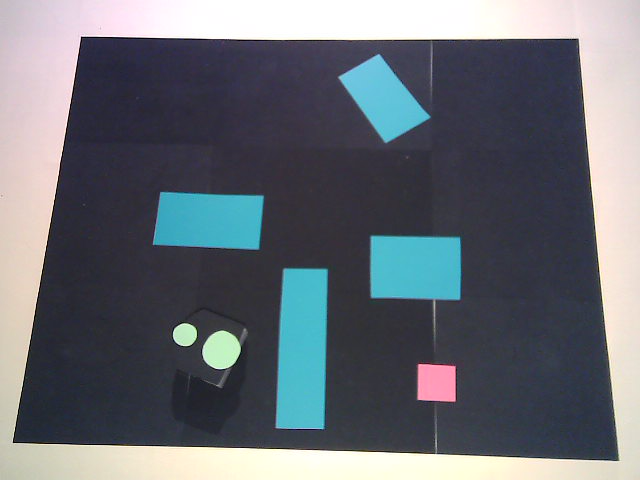
#> input picture img_presentation/Calibration_1012_1.png, 640 x 480 px; the run also reads 1 picture not shown here
$ jupyter execute --allow-errors main.ipynb
#> lines starting #> are read from the running program, lines starting #| are printed output that depends on the picture; after the words box and inside, x2 and y2 are one past the last pixel; in counts of white or black regions, pixels touching at a corner belong together
### function/vision.py
import cv2
import numpy as np
import math as m

# CONSTANT INIT

MAP_WIDTH = 1070 # mm
THYMIO_WIDTH = 110 # mm
global pix_per_mm # ratio between pixel and mm

# Lower and Higher range value of color for filter

RED_L= np.array([133,50,130])
RED_H = np.array([179,255,255])

GREEN_L = np.array([0, 0, 140],np.uint8)
GREEN_H = np.array([90, 90, 255],np.uint8)

BLUE_L = np.array([0, 90, 120],np.uint8)
BLUE_H = np.array([110, 255, 255],np.uint8)

YELLOW_L = np.array([0, 0, 158],np.uint8)
YELLOW_H = np.array([179, 240, 255],np.uint8)


# [315 lines left out: functions colorFilter, mapTransform, mm2pixRatio, rescale_borders, findThymio, findGoal and 3 more, not called in this run]

### function/visualisation.py
import cv2
import numpy as np
import math


# [36 lines left out: functions visualisation, visuDuringRun, not called in this run]


### function/MotionControl.py
#%%
import numpy as np
import math
import matplotlib.pyplot as plt

class MotionControl:
    # [126 lines left out: functions __init__, update_angle_error, PID, plant, not called in this run]


# [43 lines that do not run on import are left out]

# %%

### function/main.py
################################## IMPORTS #########################################
#%% basic computation library
import cv2
import numpy as np
import math


# package for threading
import time
import threading
from threading import Timer

# Created files
#import Thymio
import MotionControl
import vision
import filtering
import Global_Navigation
import LocalNavigation
import visualisation

# package for thymio
from tdmclient import ClientAsync, aw


########################### SET GLOBAL VARIABLES ################################
# Golbal variables (varaibles that must be shared btwn threads)
global PROX_SENSOR, ODOMETRY, OBSTACLE

# Global constants
THYMIO_RADIUS = 47 # in [mm]
THYMIO_SPEED_CONVERTION = 0.3175373
# Camera number and bool for thread
CAMERA = 2

# &&&&&&&&&&&&&&&&&&&&&&&&&&&&&&&&&&&&&&&&&&&&&&&&&&&&&&&&&&&&&&&&&&&&&&&&&&&&&&&&&&&
"""
CREATE THE THYMIO CLASS THAT WILL BE USED IN THREADS, IN ORDER NOT TO HAVE A
GLOBAL VARIABLE NODE
"""


class thymio():
    def __init__(self) -> None:
        self.client = ClientAsync()
        self.node = aw(self.client.wait_for_node())
        aw(self.node.lock())

    # [4 lines left out: function set_speed, not called in this run]

    def get_speed(self) -> tuple:
        return [self.node["motor.left.speed"], self.node["motor.right.speed"]]

    def get_sensor(self) -> list:
        return list(self.node["prox.horizontal"])
# CREATE THE THYMIO object
thymio = thymio()
#%%
locNav = LocalNavigation.LocalNavigation()
# &&&&&&&&&&&&&&&&&&&&&&&&&&&&&&&&&&&&&&&&&&&&&&&&&&&&&&&&&&&&&&&&&&&&&&&&&&&&&&&&&&&
"""         _                           _
           | |                         | |
   ___   __| | ___  _ __ ___   ___ _ __| |_ _   _
  / _ \ / _` |/ _ \| '_ ` _ \ / _ \ '__| __| | | |
 | (_) | (_| | (_) | | | | | |  __/ |  | |_| |_| |
  \___/ \__,_|\___/|_| |_| |_|\___|_|   \__|\__, |
                                             __/ |
                                            |___/
"""
lock_ODOMETRY = threading.Lock()
# [44 lines left out: function thread_update_odometry, not called in this run]


# &&&&&&&&&&&&&&&&&&&&&&&&&&&&&&&&&&&&&&&&&&&&&&&&&&&&&&&&&&&&&&&&&&&&&&&&&&
"""
  ___  ___ _ __  ___  ___  _ __
 / __|/ _ \ '_ \/ __|/ _ \| '__|
 \__ \  __/ | | \__ \ (_) | |
 |___/\___|_| |_|___/\___/|_|
"""

lock_PROX_SENSOR = threading.Lock()
lock_OBSTACLE = threading.Lock()
PROX_SENSOR = [0, 0, 0, 0, 0, 0, 0]
OBSTACLE = False
# [24 lines left out: function thread_get_sensor, not called in this run]


# &&&&&&&&&&&&&&&&&&&&&&&&&&&&&&&&&&&&&&&&&&&&&&&&&&&&&&&&&&&&&&&&&&&&&&&&&

"""
                  _         _
                 (_)       | |
  _ __ ___   __ _ _ _ __   | | ___   ___  _ __
 | '_ ` _ \ / _` | | '_ \  | |/ _ \ / _ \| '_ \
 | | | | | | (_| | | | | | | | (_) | (_) | |_) |
 |_| |_| |_|\__,_|_|_| |_| |_|\___/ \___/| .__/
                                         | |
                                         |_|
"""

# Main Thread
# [142 lines left out: function main, not called in this run]

# [2 lines that do not run on import are left out]

### main.ipynb
# BASICS OF MOBILE ROBOTICS
## BOMR Project

This project was made by the Group 31, made up of the following people:

### Axel Béguelin, Lou De Bel-Air, Robin Carlet, Robin Junod.

For this project of mobile robotics, we were asked to use a Thymio II robot, a camera and our project had to use the following concepts:

- Vision
- Global Navigation
- Motion Control
- Filtering
- Local Navigation

Just a quick resume of the robot. Thymio II is an educational robot in the 100 Euros price range. The robot was developed at the EPFL in collaboration with ECAL, both in Lausanne, Switzerland (wiki source). This robot has the following features:

- 2 DC-motors (and 2 Wheels)
- 39 leds
- 1 loud speaker

and has the following sensors:
- 9 infrared (IR) proximity sensors (reach about 10cm)
- 5 capacitive touch buttons
- 1 three-axis accelerometer
- 1 thermometer
- 1 microphone (recording or detection of noise)
- 1 IR receiver (for remote controller)
- 1 Wireless module

# Introduction of our project

The goal is that the Thymio can go from any position on a map to an objective.
We decided to approch this project with the following setup :
<div>

</div>

A camera placed above the installation allows to visualize the map on the computer. It identifies the Thymio, the obstacles and the goal.
Then the global navigation computes the shortest path to the goal, and the motion control adjusts the motor speeds to follow it.

To have a more precise trajectory and to counteract uncertainties, there is a feedback on the robot's position, which will pass through a Bayesian filter.

The location of the obstacles, the goal and the initial position of the Thymio can be modified before the execution of the code.
Even if new obstacles are added to the terrain after the code execution, the robot is able to reach the goal by avoiding them using local navigation. We also want the robot to reach the goal even if it is "kidnapped".

To facilitate the identification of the different objects by computer vision, we used different colors and shapes. The goal (red) and the obstacles (blue) for the global navigation are in two dimensions. The two green dots on the Thymio allow to know its angle and its position on the map.

The obstacles for local navigation are three-dimensional, so that they can be detected by the horizontal proximity sensors.

Each module as well as their sharing will be developed in the following sections.
Here is a quick view of the differents modules and the interaction they have with each other:
<div>

</div>

# 1. Vision
A webcam, looking at the map from the top, is used to create a map of the environment and to localize the Thymio. The vision is used first to initialize the map (locate each obstacle, the goal, as well as the position of the thymio on the map) and consecutively to locate the thymio during its journey in order to allow the filtering of its metrics.
### 1.1 Method
Each module is demonstrated on a recorded image taken by the webcam. The image can be loaded and displayed by running the code below and will then be used in each sub-section.

[cell 1]
import function.vision as vision
import cv2
import numpy as np
import math as m
#%matplotlib notebook
import matplotlib.pyplot as plt

#%matplotlib notebook
img_name = 'img_presentation/Calibration_1012_1.png'
img = cv2.imread(img_name, cv2.IMREAD_COLOR)
#> img is the input picture: shape (480, 640, 3); mean B, G, R 116.3, 108.9, 103.8
plt.figure()
plt.imshow(img[:,:,::-1])
plt.title('Raw picture of the map')

Since the images taken by the webcam are distorted due to perspective, each time the webcam takes a picture, the first step is to rectify and crop the image before finding the position of the elements. To do this, a color filter is first applied to the image to amplify the difference between the yellow frame and the black ground. The image is then filtered using a bilateral filter to remove noise and finally thresholding is applied. The function findContours from open CV is then used to extract the edges of the map, followed by approxPolyDP which gives the corners. The perspective transformation can be then performed. The rectified map is generated when the next cell is executed.


[cell 2]
# Map tranform function
hsv, mask, field = vision.colorFilter(img, vision.YELLOW_L, vision.YELLOW_H)
#> in colorFilter, `mask = cv2.inRange(hsv,lower_range,upper_range)`:
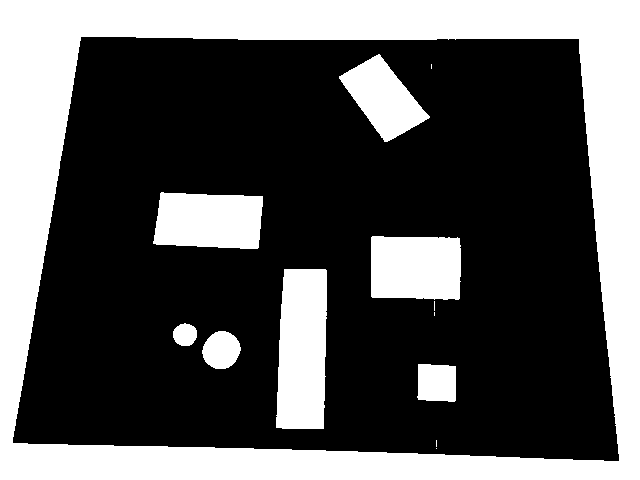
#> mask: shape (480, 640); 34.4% white; 13 white regions (5 under 20 px), largest, box (x1, y1, x2, y2) and area: (0, 0, 640, 480) 80211, (276, 269, 327, 429) 7391, (371, 236, 461, 300) 5512

field_gray = cv2.cvtColor(field, cv2.COLOR_BGR2GRAY)
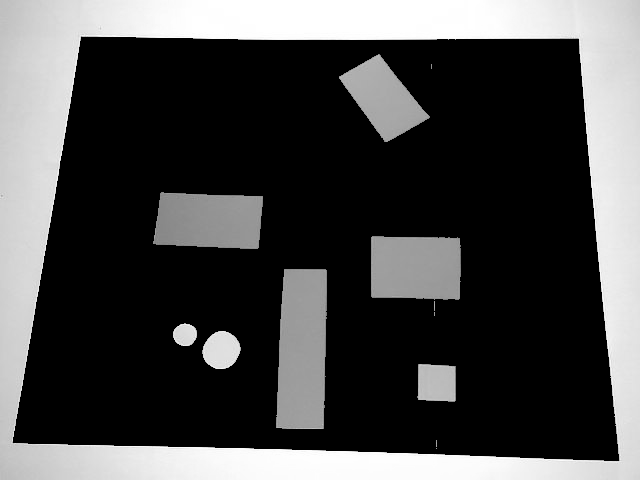
#> field_gray: shape (480, 640); min 0, max 255, mean 73.3
# noise
filtered_img = cv2.bilateralFilter(field_gray,3,75,75)
#> filtered_img: shape (480, 640)
# binary
binary_img = cv2.threshold(filtered_img, 20, 255, cv2.THRESH_BINARY_INV)[1]
#> binary_img: shape (480, 640); 65.6% white; 13 black regions (5 under 20 px)

# find contours of MAP
contours, _ = cv2.findContours(binary_img.astype(np.uint8), cv2.RETR_TREE, cv2.CHAIN_APPROX_SIMPLE)
#> contours = 13 contours, 4 with area under 20; largest, box (x1, y1, x2, y2) and area: (13, 37, 619, 461) 226024, (275, 268, 328, 430) 7598, (370, 235, 462, 301) 5664, (152, 191, 264, 250) 5641, (338, 53, 431, 143) 4078
approx_cont = []

for cnt in contours:
    approx = cv2.approxPolyDP(cnt, 0.03*cv2.arcLength(cnt, True), True)
    area = cv2.contourArea(approx)
    # Criteria on the area to get only the external frame and not the obstacle or thymio if color filter did not work fine
    if (binary_img.shape[0]*binary_img.shape[1]/2 < area < binary_img.shape[0]*binary_img.shape[1]):
        approx_cont.append(approx.reshape(-1, 2))
#> this loop made 13 passes
#> (approx, area) on passes 1, 4, 9, 10, 11, 13: ([[81, 37], [13, 442], [618, 460], [578, 39]], 227703), ([[417, 364], [455, 365], [456, 400], [418, 400]], 1348.5), ([[284, 268], [327, 270], [323, 429], [275, 427]], 7247.5), ([[370, 237], [459, 237], [460, 298], [372, 298]], 5398.5), ([[159, 193], [262, 195], [259, 247], [153, 244]], 5393), ([[378, 53], [430, 116], [387, 142], [338, 78]], 3923)
#> after the loop, approx_cont = [[[81, 37], [13, 442], [618, 460], [578, 39]]]

# Correction of the perspective
# First find the corners and figure out which one is which (top left / top right etc.)
corners_tmp = approx_cont[0]
#> corners_tmp = [[81, 37], [13, 442], [618, 460], [578, 39]]
corners_sorted = corners_tmp[corners_tmp[:, 1].argsort()]
#> corners_sorted = [[81, 37], [578, 39], [13, 442], [618, 460]]
corners_top = corners_sorted[0:2,:]
#> corners_top = [[81, 37], [578, 39]]
C_top_left = corners_top[corners_top[:, 0].argsort()][0,:]
#> C_top_left = [81, 37]
C_top_right = corners_top[corners_top[:, 0].argsort()][1,:]
#> C_top_right = [578, 39]
corners_bot = corners_sorted[2:,:]
#> corners_bot = [[13, 442], [618, 460]]
C_bot_left = corners_bot[corners_bot[:, 0].argsort()][0,:]
#> C_bot_left = [13, 442]
C_bot_right = corners_bot[corners_bot[:, 0].argsort()][1,:]
#> C_bot_right = [618, 460]
pts1 = np.float32([C_top_left, C_bot_left, C_bot_right, C_top_right])
#> pts1 = [[81, 37], [13, 442], [618, 460], [578, 39]]
#Target Points
t1 = pts1[0,0] #corner top left
#> t1 = 81
t2 = pts1[0,1]
#> t2 = 37
r1 = pts1[3,0] #corner top right
#> r1 = 578
r2 = pts1[3,1]
#> r2 = 39
b1 = pts1[2,0] #corner bottom right
#> b1 = 618
b2 = pts1[2,1]
#> b2 = 460
width = m.floor(m.sqrt((r1 - t1) ** 2 + (r2 - t2) ** 2))
#> width = 497
height = m.floor(m.sqrt((b1 - r1) ** 2 + (b2 - r2) ** 2))
#> height = 422
pts2 = np.float32([[0, 0], [0, height], [width, height], [width, 0]])
#> pts2 = [[0, 0], [0, 422], [497, 422], [497, 0]]
M = cv2.getPerspectiveTransform(pts1.astype(np.float32), pts2)
#> M = [[1.06, 0.177, -92.19], [-0.00522, 1.3, -47.56], [6.26e-05, 0.000553, 1]]
dst = cv2.warpPerspective(img, M, (width, height))
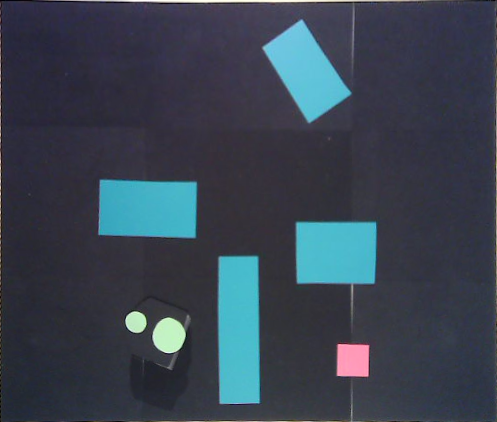
#> dst: shape (422, 497, 3); mean B, G, R 80.2, 67.1, 56.7

## Rescaling image (between width and height)
recMap = dst[0:height, 0:width]
## Plot
fig, (ax1, ax2, ax3) = plt.subplots(1,3, figsize = (15,8))
ax1.imshow(filtered_img, cmap='gray')
ax2.imshow(binary_img, cmap='gray')
ax3.imshow(recMap[:,:,::-1])
ax1.set_title('Color filtered image')
ax2.set_title('Binarized image with edge detected')
ax3.set_title('Rectified image')
for edge in approx_cont[0]:
    circle = plt.Circle(edge, 20, color='r', fill=False, linewidth=3)
    ax2.add_patch(circle)
#> this loop made 4 passes
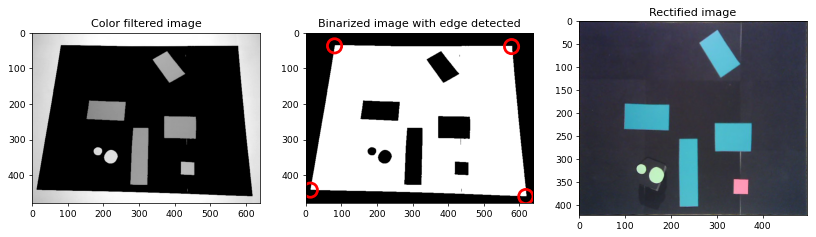
#> figure drawn by matplotlib, 3 panels

Since the webcam always takes picture from the same perspective, the output parameters "M", "width" and "height" of the mapTransform function are used later to rectify the map without having to find the map corners again. The width is also used to compute the pixel to millimeter ratio, which is used in motion control and in global navigation.
Finally, to eliminate small imperfections on the edges of the image and as a "safety factor" for path planning, the map is cropped by 10 pixels on each side:

[cell 3]
vision.mm2pixRatio(recMap)
rescMap = vision.rescale_borders(recMap)
mapSize = [rescMap.shape[1],rescMap.shape[0]]
plt.figure()
plt.imshow(rescMap[:,:,::-1])
plt.title('Rectified picture of the map')

The map is now ready for the location of the objective, the obstacles and the thymio.
In order to simplify the localization of each element of the map, it was decided to assign them different colors:
- Thymio : Green
- Obstacles : Blue
- Goal : Red

For each element, the first step is to isolate it from the others by color filtering using the cv2.InRange(image,Threshold) function on an HSV image of the map. In order to find the right threshold for each color, a tool from: https://stackoverflow.com/questions/57469394/opencv-choosing-hsv-thresholds-for-color-filtering was used. The code below shows the color filtering process on the image that was used to find the threshold. Small pieces of green, blue and red paper were placed on the map at different locations and the threshold was found using the tool mentioned above. It was important not to place a single piece of paper in the middle of the map because of the lighting condition which can vary across the map and lead to different thresholds depending on location.

[cell 4]
img_name = 'img_presentation/Calibration_Colors.png'
img_color = cv2.imread(img_name, cv2.IMREAD_COLOR)
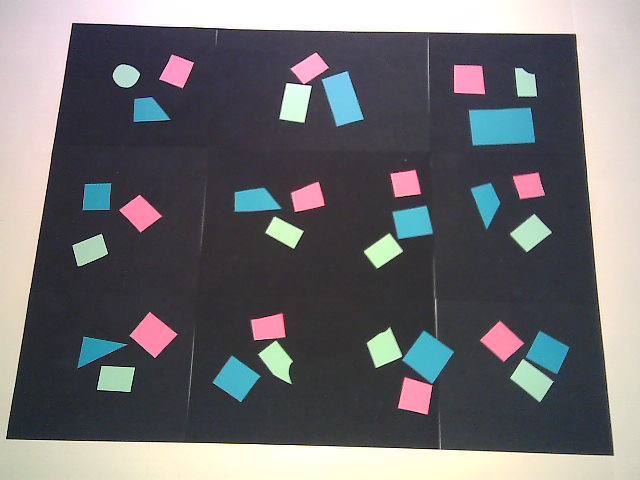
#> input picture img_presentation/Calibration_Colors.png, 640 x 480 px
#> img_color is the input picture: shape (480, 640, 3); mean B, G, R 112.1, 109.1, 109.6
_, _, red = vision.colorFilter(img_color,vision.RED_L, vision.RED_H)
_, _, blue = vision.colorFilter(img_color,vision.BLUE_L, vision.BLUE_H)
#> in colorFilter (call 3), `filtered_img = cv2.bitwise_and(img,img,mask = mask)`:
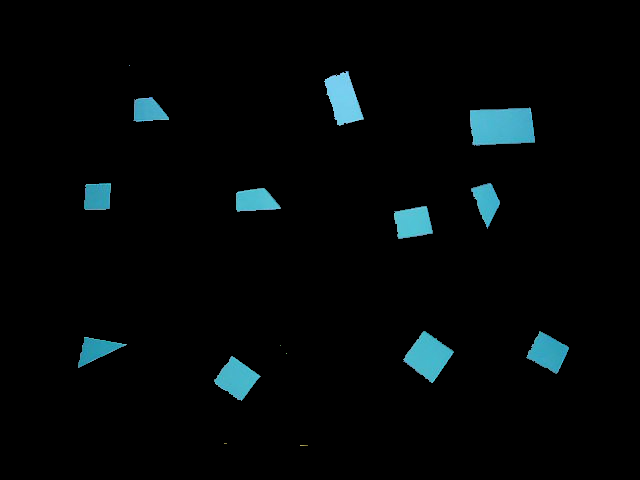
#> filtered_img: shape (480, 640, 3); mean B, G, R 7.6, 6.7, 2.9
_, _, green = vision.colorFilter(img_color,vision.GREEN_L, vision.GREEN_H)
#> in colorFilter (call 4), `filtered_img = cv2.bitwise_and(img,img,mask = mask)`:
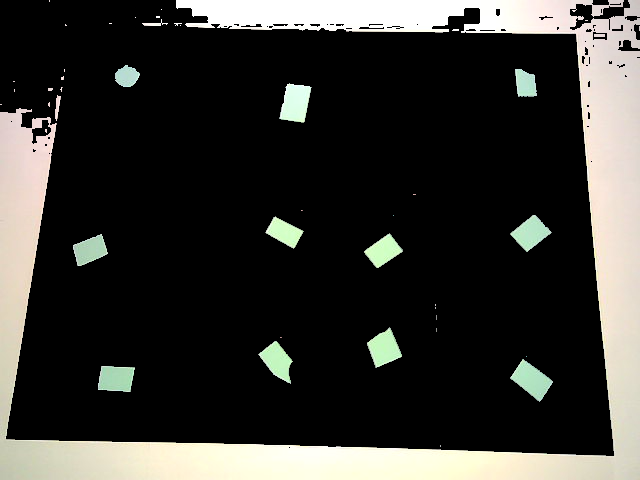
#> filtered_img: shape (480, 640, 3); mean B, G, R 49.8, 53.7, 54.3

fig, ((ax1, ax2),(ax3,ax4)) = plt.subplots(2,2, figsize = (8,8))
ax1.imshow(img_color[:,:,::-1])
ax2.imshow(red[:,:,::-1])
ax3.imshow(blue[:,:,::-1])
ax4.imshow(green[:,:,::-1])
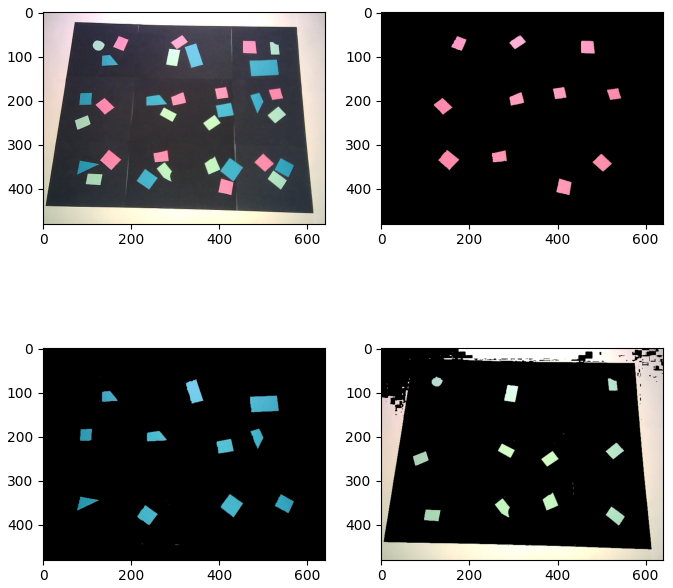
#> figure drawn by matplotlib, 4 panels

The different techniques used to extract the coordinates of each element on the map are presented in the next sub-chapter.
### 1.2 Find goal coordinates
After a red filtering of the rescaled map, the image is binarized and the goal is found using the function moments from openCV. This makes it easy to find the center of the red rectangle, as shown in the following cell execution.

[cell 5]
# Find goal function
_, _, filt_img = vision.colorFilter(rescMap,vision.RED_L,vision.RED_H)
#> in colorFilter (call 5), `mask = cv2.inRange(hsv,lower_range,upper_range)`:
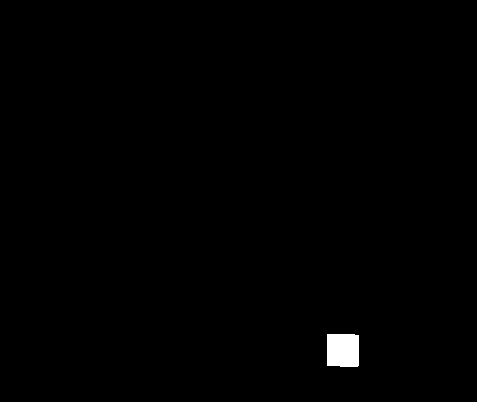
#> mask: shape (402, 477); 0.54% white; 1 white region, box (x1, y1, x2, y2) and area: (327, 334, 359, 367) 1038
goal_gray = cv2.cvtColor(filt_img, cv2.COLOR_BGR2GRAY)
goal_binary = cv2.threshold(goal_gray, 20, 255, cv2.THRESH_BINARY_INV)[1]
#> goal_binary: shape (402, 477); 99.5% white; 1 black region
goal_binary = cv2.GaussianBlur(goal_binary, (5,5), 5,5)
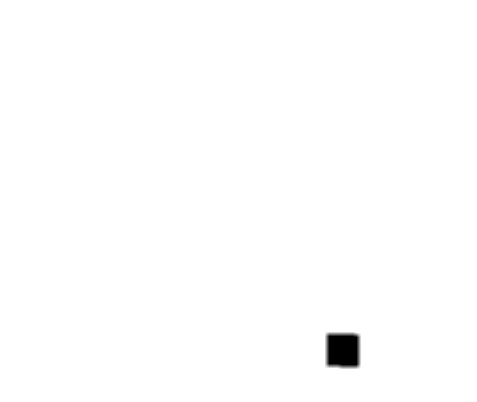
#> goal_binary: shape (402, 477); min 0, max 255, mean 253.6
contours, _ = cv2.findContours(goal_binary.astype(np.uint8), cv2.RETR_TREE, cv2.CHAIN_APPROX_SIMPLE)
#> contours = 2 contours; box (x1, y1, x2, y2) and area: (0, 0, 477, 402) 190876, (328, 335, 358, 366) 848
# Get the moments (the external frame is taken as one)
mu = [None]*len(contours)
#> mu = 2 items
#> (the rest of the program and of its run is left out)
